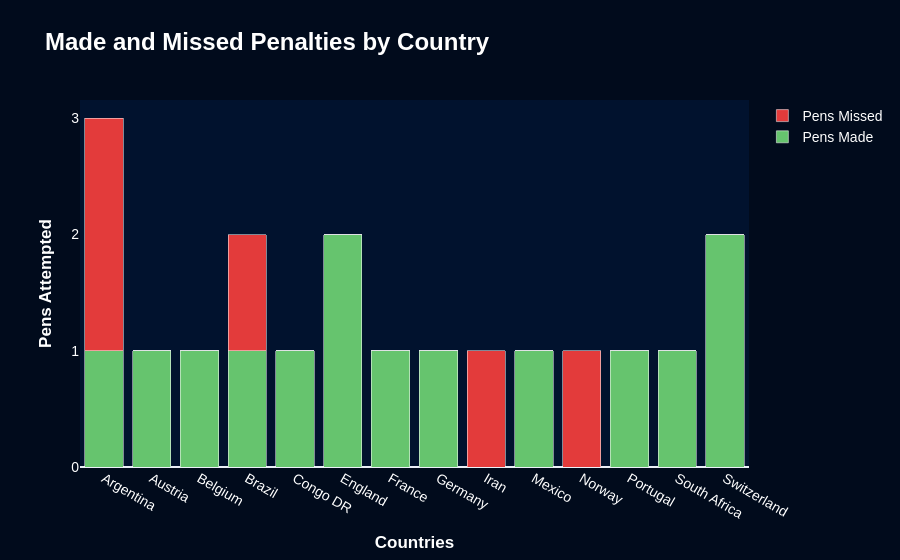

Notebook code for this chart:
### Code cell
# Stacked bar chart from df that shows pens_made vs pens_attempted by team_country. Only include countries with one or more pens_attempted. Color for pens_made should be green and color for pens_missed should be red. Hover should show team_country, pens_made, pens_missed, and pens_attempted.

df_pens_filtered_stacked = df[df['pens_att'] > 0].groupby('team_country', as_index=False).agg({
    'pens_made': 'sum',
    'pens_missed': 'sum',
    'pens_att': 'sum'
})

fig = go.Figure()
fig.add_trace(
    go.Bar(
        x=df_pens_filtered_stacked['team_country'],
        y=df_pens_filtered_stacked['pens_made'],
        name='Pens Made',
        marker_color=penalaties_made_bar_color
    )
)
fig.add_trace(
    go.Bar(
        x=df_pens_filtered_stacked['team_country'],
        y=df_pens_filtered_stacked['pens_missed'],
        name='Pens Missed',
        marker_color=penalties_missed_bar_color
    )
)
fig.update_layout(
    barmode='stack',
    xaxis=dict(
        title=f"<b>Countries</b>",
        showgrid=False
        ),
    yaxis=dict(
        title=f"<b>Pens Attempted</b>",
        side="left",
        showgrid=False,
        tickformat=',d', # Format y-axis ticks as integers
        dtick=1
        ),
    font=dict(
        family=penalties_global_font,
        size=14,
        color=penalties_font_color
    ),
    title=dict(
            text=f"<b>Made and Missed Penalties by Country</b>",
            font=dict(
                family=penalties_global_font,
                size=penalties_title_font_size,
                color=penalties_font_color
            )
        ),
    paper_bgcolor= penalties_outer_background,
    plot_bgcolor=penalties_inner_background,
    template='plotly_white'
)
fig.show()

### Figure 1 — Plotly figure (JSON) as saved in the notebook; plotly's stock layout.template omitted (floating-point values rounded to 4 significant figures)
{"data": [{"marker": {"color": "#66c46e"}, "name": "Pens Made", "type": "bar", "x": ["Argentina", "Austria", "Belgium", "Brazil", "Congo DR", "England", "France", "Germany", "Iran", "Mexico", "Norway", "Portugal", "South Africa", "Switzerland"], "y": [1.0, 1.0, 1.0, 1.0, 1.0, 2.0, 1.0, 1.0, 0.0, 1.0, 0.0, 1.0, 1.0, 2.0]}, {"marker": {"color": "#e33b3b"}, "name": "Pens Missed", "type": "bar", "x": ["Argentina", "Austria", "Belgium", "Brazil", "Congo DR", "England", "France", "Germany", "Iran", "Mexico", "Norway", "Portugal", "South Africa", "Switzerland"], "y": [2.0, 0.0, 0.0, 1.0, 0.0, 0.0, 0.0, 0.0, 1.0, 0.0, 1.0, 0.0, 0.0, 0.0]}], "layout": {"barmode": "stack", "font": {"color": "white", "family": "Arial", "size": 14}, "paper_bgcolor": "#010b1c", "plot_bgcolor": "#01122e", "title": {"font": {"color": "white", "family": "Arial", "size": 24}, "text": "<b>Made and Missed Penalties by Country</b>"}, "xaxis": {"showgrid": false, "title": {"text": "<b>Countries</b>"}}, "yaxis": {"dtick": 1, "showgrid": false, "side": "left", "tickformat": ",d", "title": {"text": "<b>Pens Attempted</b>"}}}}
